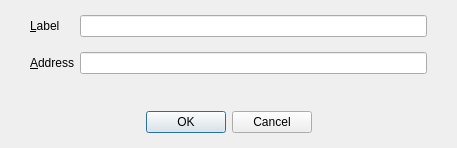
<?xml version="1.0" encoding="UTF-8"?>
<ui version="4.0">
 <class>EditAddressDialog</class>
 <widget class="QDialog" name="EditAddressDialog">
  <property name="geometry">
   <rect>
    <x>0</x>
    <y>0</y>
    <width>457</width>
    <height>148</height>
   </rect>
  </property>
  <property name="windowTitle">
   <string>Edit Address</string>
  </property>
  <layout class="QVBoxLayout" name="verticalLayout">
   <property name="leftMargin">
    <number>0</number>
   </property>
   <property name="topMargin">
    <number>15</number>
   </property>
   <property name="rightMargin">
    <number>0</number>
   </property>
   <property name="bottomMargin">
    <number>0</number>
   </property>
   <item>
    <layout class="QFormLayout" name="formLayout">
     <property name="fieldGrowthPolicy">
      <enum>QFormLayout::AllNonFixedFieldsGrow</enum>
     </property>
     <property name="verticalSpacing">
      <number>15</number>
     </property>
     <property name="leftMargin">
      <number>30</number>
     </property>
     <property name="rightMargin">
      <number>30</number>
     </property>
     <item row="0" column="0">
      <widget class="QLabel" name="label">
       <property name="text">
        <string>&amp;Label</string>
       </property>
       <property name="buddy">
        <cstring>labelEdit</cstring>
       </property>
      </widget>
     </item>
     <item row="0" column="1">
      <widget class="QLineEdit" name="labelEdit">
       <property name="toolTip">
        <string>The label associated with this address list entry</string>
       </property>
      </widget>
     </item>
     <item row="1" column="0">
      <widget class="QLabel" name="label_2">
       <property name="text">
        <string>&amp;Address</string>
       </property>
       <property name="buddy">
        <cstring>addressEdit</cstring>
       </property>
      </widget>
     </item>
     <item row="1" column="1">
      <widget class="QValidatedLineEdit" name="addressEdit">
       <property name="toolTip">
        <string>The address associated with this address list entry. This can only be modified for sending addresses.</string>
       </property>
      </widget>
     </item>
    </layout>
   </item>
   <item>
    <spacer name="verticalSpacer">
     <property name="orientation">
      <enum>Qt::Vertical</enum>
     </property>
     <property name="sizeHint" stdset="0">
      <size>
       <width>20</width>
       <height>40</height>
      </size>
     </property>
    </spacer>
   </item>
   <item>
    <widget class="QWidget" name="buttonsContainerWhite" native="true">
     <layout class="QHBoxLayout" name="horizontalLayout">
      <property name="leftMargin">
       <number>30</number>
      </property>
      <property name="topMargin">
       <number>15</number>
      </property>
      <property name="rightMargin">
       <number>30</number>
      </property>
      <property name="bottomMargin">
       <number>15</number>
      </property>
      <item>
       <widget class="QDialogButtonBox" name="buttonBox">
        <property name="orientation">
         <enum>Qt::Horizontal</enum>
        </property>
        <property name="standardButtons">
         <set>QDialogButtonBox::Cancel|QDialogButtonBox::Ok</set>
        </property>
        <property name="centerButtons">
         <bool>true</bool>
        </property>
       </widget>
      </item>
     </layout>
    </widget>
   </item>
  </layout>
 </widget>
 <customwidgets>
  <customwidget>
   <class>QValidatedLineEdit</class>
   <extends>QLineEdit</extends>
   <header>qvalidatedlineedit.h</header>
  </customwidget>
 </customwidgets>
 <resources/>
 <connections>
  <connection>
   <sender>buttonBox</sender>
   <signal>accepted()</signal>
   <receiver>EditAddressDialog</receiver>
   <slot>accept()</slot>
   <hints>
    <hint type="sourcelabel">
     <x>20</x>
     <y>20</y>
    </hint>
    <hint type="destinationlabel">
     <x>20</x>
     <y>20</y>
    </hint>
   </hints>
  </connection>
  <connection>
   <sender>buttonBox</sender>
   <signal>rejected()</signal>
   <receiver>EditAddressDialog</receiver>
   <slot>reject()</slot>
   <hints>
    <hint type="sourcelabel">
     <x>20</x>
     <y>20</y>
    </hint>
    <hint type="destinationlabel">
     <x>20</x>
     <y>20</y>
    </hint>
   </hints>
  </connection>
 </connections>
</ui>
